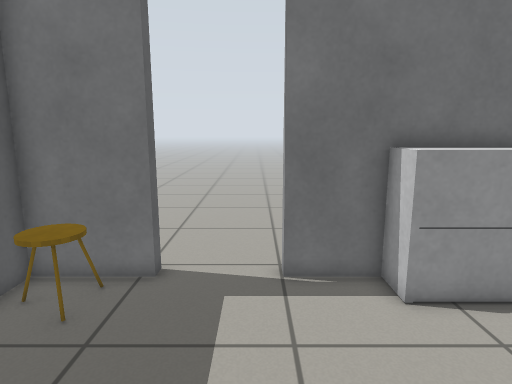
View 1 (above)

19 first-person views from a walk through a robot-simulator world made for Gazebo. The camera is 1 m above the floor, tilts 10° down and sees 75° across. The floor is counted in squares, 0.25 m on a side. Each view is taken from the middle of a square. On the plan, view 1 faces up. The plan holds only what a view shows up to about 20 squares ahead; the rest is blank.

View 2
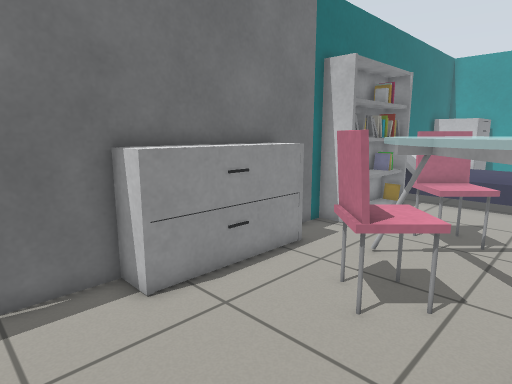

View 3
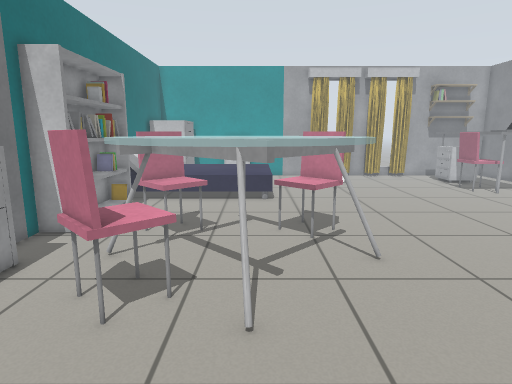

View 4
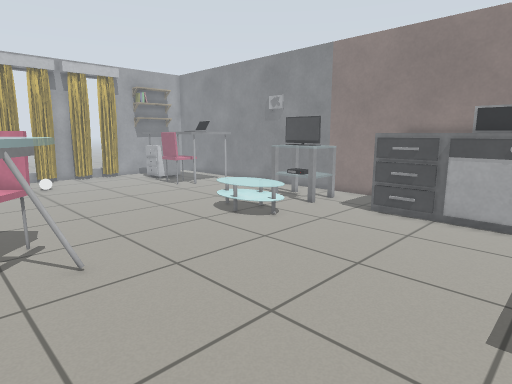

View 5
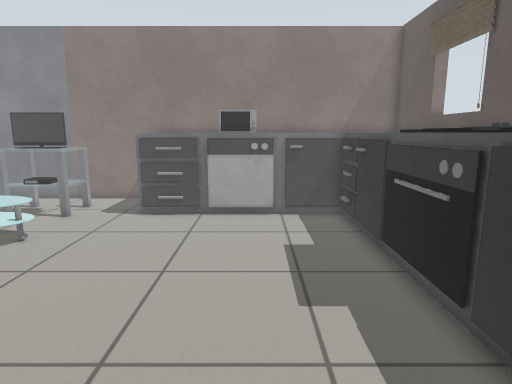

View 6
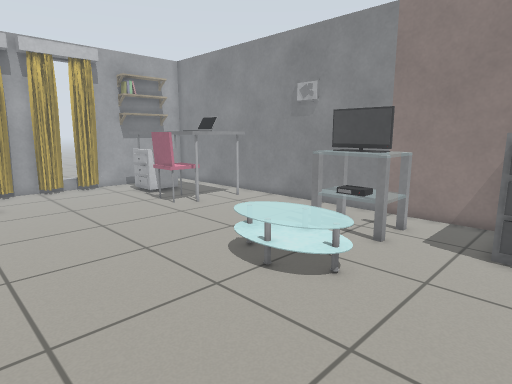

View 7
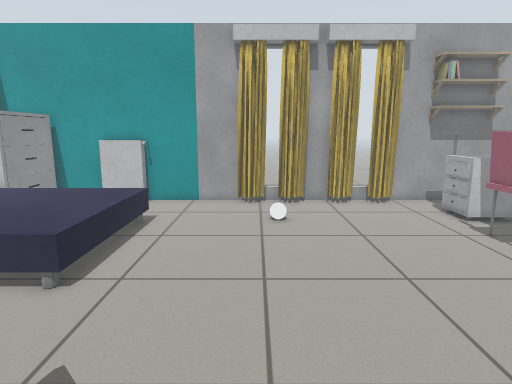

View 8
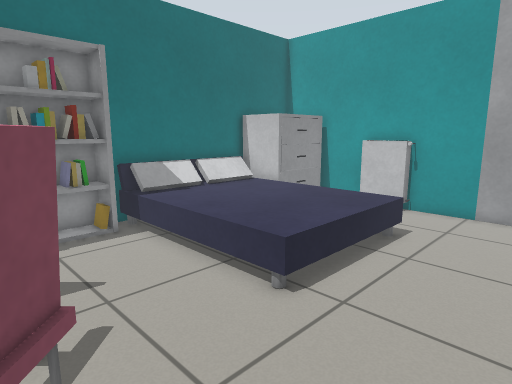

View 9
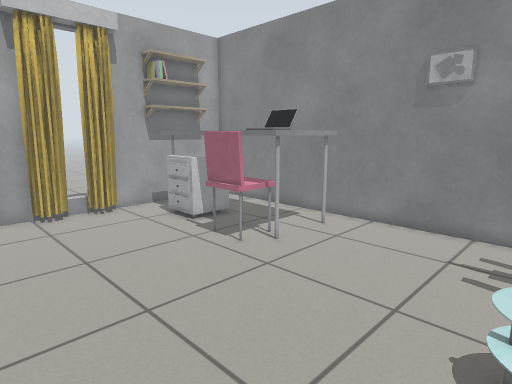

View 10
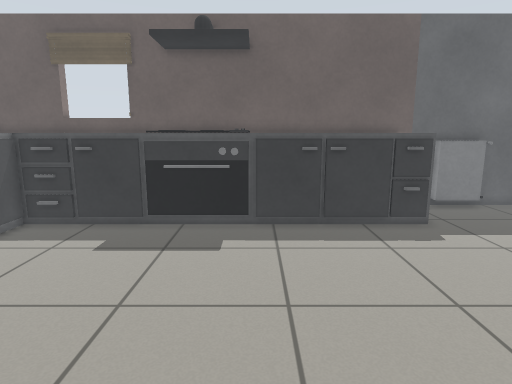

View 11
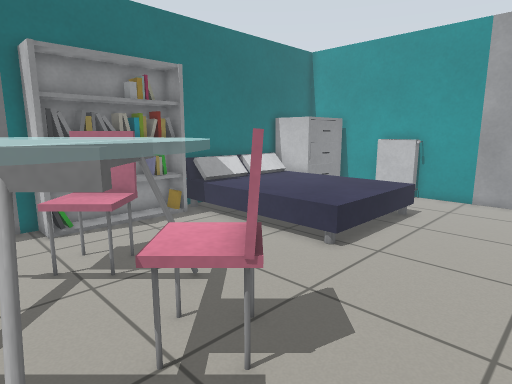

View 12
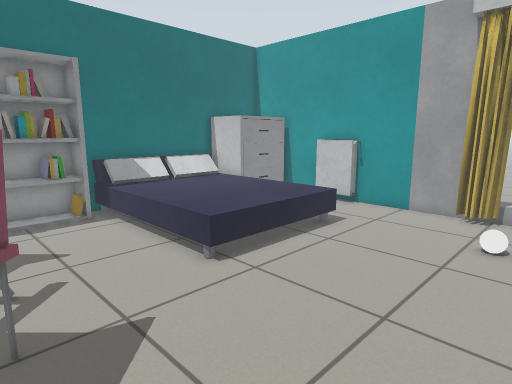

View 13
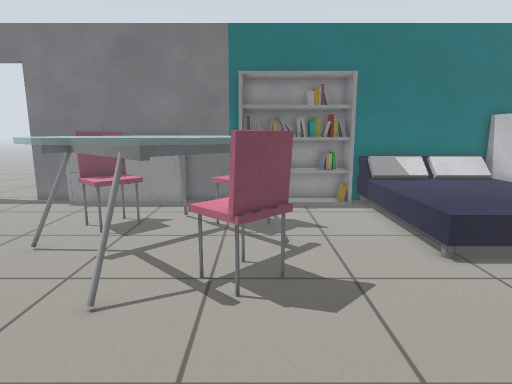

View 14
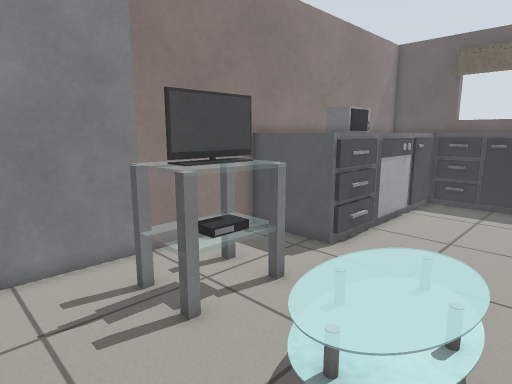

View 15
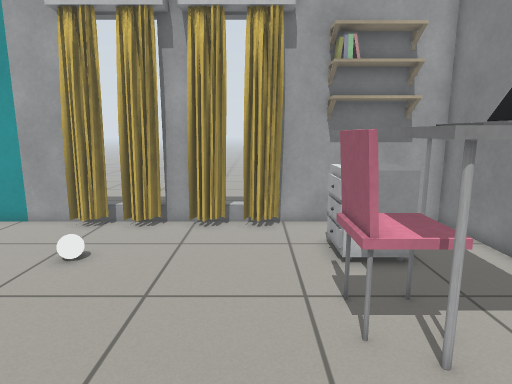

View 16
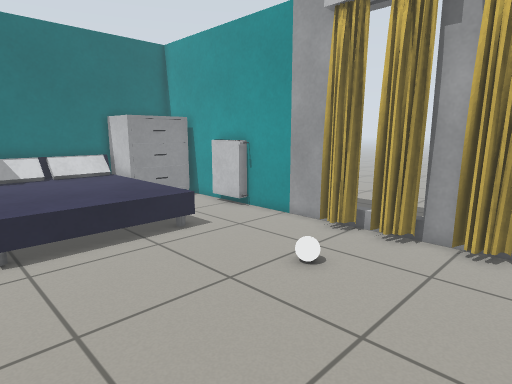

View 17
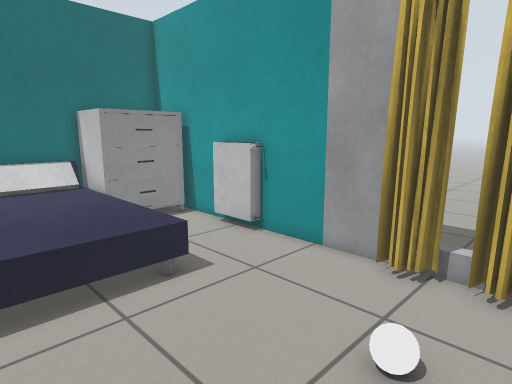

View 18
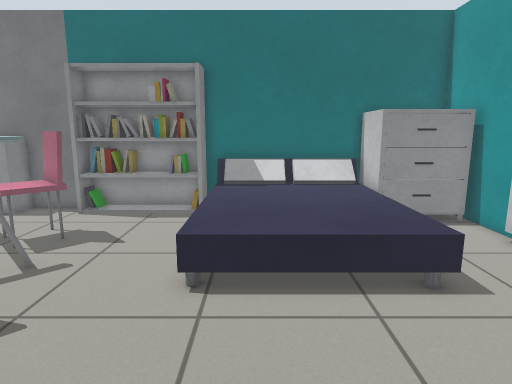

View 19
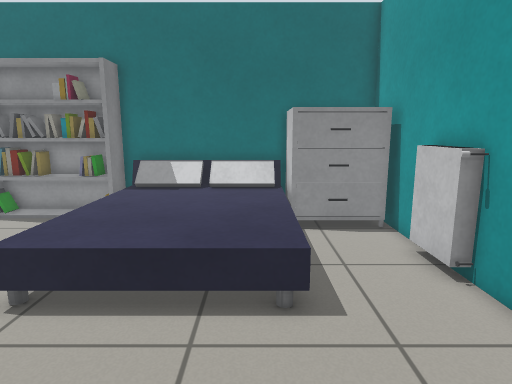

### Floor plan
Key: @ floor where view 1 was taken; # wall or solid block; . floor; D open door; = window, fence, low wall or low ledge; R shoe rack; B bookshelf; E bed; C chair; T round table; F coffee table; A TV; G grey box; M microwave; U curtain; L table; H chest of drawers; O other object.
Columns run from 7 left of view 1 to 32 right of it. Each row starts with its distance up from view 1.
 11     .....
 10     .....
  9  ####DDD################################
  8  #OO.......RRRRRRR..BBBBBBBEEEEEEEHH H #
  7  #OO.......RRRRRR...B......EEEEEEEHHHHH#
  6  #.........................EEEEEEEHHHHH#
  5  O.............C..T..C.....EEEEEEEE....#
  4  O....   .....CC TT CC.....EEEEEEEE....#
  3  O......  ...CCC TT  CC....EEEEEEEE...O#
  2  #.......  ...  TTTT  .....EEEEEEEE...OO
  1  #  #......... TT  TTT.....EEEEEEEE...O#
  0  #   O.@......TTT   TTT....EEEEEEEE....#
 -1  #   #........  T  TT .....EEEEEEEE....#
 -2  #   #.........  TTT CC................#
 -3  #   #.......... TTTCC.................#
 -4  #   O...........T.....................#
 -5  #   O................................U#
 -6  #   #................................U#
 -7  #  ##............................O...U#
 -8  #  ##................................U#
 -9  #  ##................................U#
-10  #  ##................................U#
-11  #  ##................................U#
-12  #  ##............FFFF.................#
-13  #   #............FFFFF...............U#
-14  #   #............FFFF................U#
-15  #   #........................CCC......#
-16  #   #.......................LCCCLHHHLO#
-17 ##   #=OGO###O#...AAAA.......L        O#
-18  #             G..AAAA.......L        O#
-19  #       MMM   G..A  A.......L       LO#
-20  #         M   G.............L       LO#
-21  ####OOOOGGGGGGG########################

Where each view was taken, in squares from view 1:
view 1: 0 up, 0 right, facing up
view 2: 0 up, 0 right, facing up-right
view 3: 0 up, 0 right, facing right
view 4: 1 down, 0 right, facing down-right
view 5: 1 down, 2 right, facing down
view 6: 5 down, 6 right, facing down-right
view 7: 6 down, 12 right, facing right
view 8: 6 down, 14 right, facing up-right
view 9: 7 down, 14 right, facing down-right
view 10: 7 down, 12 right, facing left
view 11: 7 down, 10 right, facing up-right
view 12: 9 down, 14 right, facing up-right
view 13: 11 down, 14 right, facing up
view 14: 11 down, 18 right, facing down-left
view 15: 13 down, 17 right, facing right
view 16: 13 down, 19 right, facing up-right
view 17: 9 down, 22 right, facing up-right
view 18: 9 down, 22 right, facing up
view 19: 8 down, 26 right, facing up
